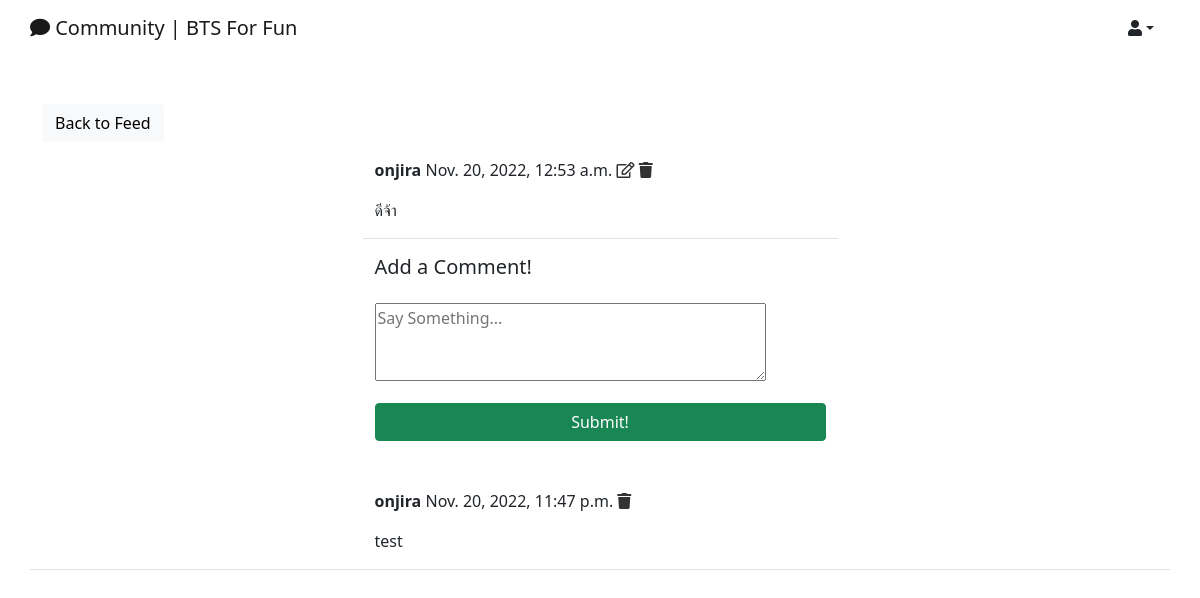
/post/9/ (signed in), run on the app's committed database.
### post/models.py (models this page shows)
class Post(models.Model):
    body = models.TextField()
    created_on = models.DateTimeField(default=timezone.now)
    author = models.ForeignKey(User, on_delete=models.CASCADE)

class Comment(models.Model):
    comment = models.TextField()
    created_on = models.DateTimeField(default=timezone.now)
    post = models.ForeignKey('Post', on_delete=models.CASCADE)
    author = models.ForeignKey(User, on_delete=models.CASCADE)

### post/views.py (the view, shortened to what this page needs)
# urls.py: path('<int:pk>/', PostDetailView.as_view(), name='post-detail'),
class PostDetailView(LoginRequiredMixin, View):
    def get(self, request, pk, *args, **kwargs):
        post = Post.objects.get(id=pk)
        form = CommentForm()
        comments = Comment.objects.filter(post=post).order_by('-created_on')
        context = {
            'post': post,
            'form': form,
            'comments': comments,
        }
        return render(request, 'post/post_detail.html', context)

### post/forms.py
class CommentForm(forms.ModelForm):
    comment = forms.CharField(
        label='',
        widget=forms.Textarea(
            attrs={'rows': '3',
                   'placeholder': 'Say Something...'}
        ))
    class Meta:
        model = Comment
        fields = ['comment']

### post/templates/post/post_detail.html (shortened to what this page needs)
{% extends 'post/layout.html' %}
{% block content %}
<div class="container">
    <div class="row mt-5">
        <div class="col-md-3 col-sm-6">
            <a href="{% url 'post:post-list' %}" class="btn btn-light">Back to Feed</a>
        </div>
    </div>
    <div class="row justify-content-center mt-3">
        <div class="col-md-5 col-sm-12 border-bottom">
            <p>
                <strong>{{ post.author }}</strong> {{ post.created_on }}
                {% if request.user == post.author %}
                <a href="{% url 'post:post-edit' post.pk %}" style="color: #333;"><i class="far fa-edit"></i></a>
                <a href="{% url 'post:post-delete' post.pk %}" style="color: #333;"><i class="fas fa-trash"></i></a>
                {% endif %}
            </p>
            <p>{{ post.body }}</p>
        </div>
    </div>
    <div class="row justify-content-center mt-3">
        <div class="col-md-5 col-sm-12">
            <h5>Add a Comment!</h5>
        </div>
    </div>
    <div class="row justify-content-center mt-3 mb-5">
        <div class="col-md-5 col-sm-12">
            <form method="POST">
                {{ form }}
                <div class="d-grid gap-2">
                    <button class="btn btn-success mt-3">Submit!</button>
                </div>
            </form>
        </div>
    </div>
    {% for comment in comments %}
    <div class="row justify-content-center mt-3 mb-5 border-bottom">
        <div class="col-md-5 col-sm-12">
            <p>
                <strong>{{ comment.author }}</strong> {{ comment.created_on }}
                {% if request.user == comment.author %}
                <a href="{% url 'post:comment-delete' post.pk comment.pk %}" style="color: #333;"><i class="fas fa-trash"></i></a>
                {% endif %}
            </p>
            <p>{{ comment.comment }}</p>
        </div>
    </div>
    {% endfor %}
</div>
{% endblock content %}

### data on the page
Post: author "onjira", created_on "Nov. 20, 2022, 12:53 a.m.", body "ดีจ้า"
Comment: author "onjira", created_on "Nov. 20, 2022, 11:47 p.m.", comment "test"
